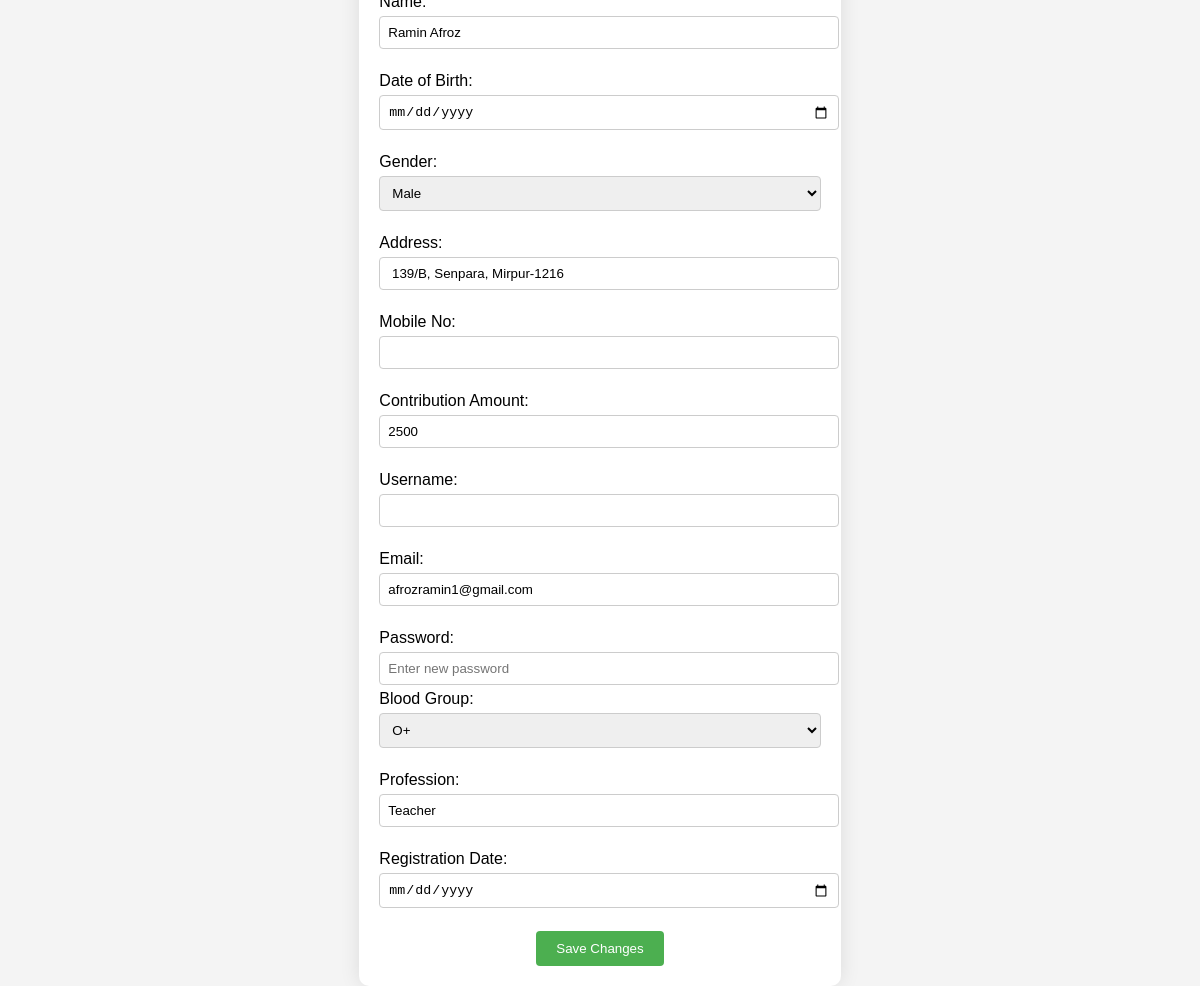
Page /edit_donor.php?id=105600005 on the committed database.
### tables this page shows
CREATE TABLE `donor_profile` (
  `Donor_ID` varchar(11) NOT NULL,
  `Name` varchar(50) DEFAULT NULL,
  `Date_of_Birth` varchar(9) DEFAULT NULL,
  `Gender` varchar(1) DEFAULT NULL,
  `Address` varchar(50) DEFAULT NULL,
  `Contributed_Amount` varchar(11) DEFAULT NULL,
  `Email` varchar(50) DEFAULT NULL,
  `Blood_Group` varchar(2) DEFAULT NULL,
  `Profession` varchar(50) DEFAULT NULL,
  `Registration_Date` varchar(9) DEFAULT NULL
);

### edit_donor.php (the view, shortened to what this page needs)
<!DOCTYPE html>
<html lang="en">
<head>
</head>
<body>
    <div class="form-container">
        <?php
        include 'connect.php';
        if (isset($_GET['id'])) {
            $donorId = $_GET['id'];
            $sql = "SELECT * FROM donor_profile WHERE Donor_ID='$donorId'";
            $result = $conn->query($sql);
            if ($result->num_rows > 0) {
                $row = $result->fetch_assoc();
        ?>
        <form action="update_donor.php" method="POST">
            Donor ID: <input type="text" name="donor_id" value="<?php echo $row['Donor_ID']; ?>" readonly><br><br>
            Name: <input type="text" name="name" value="<?php echo $row['Name']; ?>"><br><br>
            Date of Birth: <input type="date" name="date_of_birth" value="<?php echo $row['Date_of_Birth']; ?>"><br><br>
            Gender:
            <select name="gender">
                <?php
                    $genders = ["Male", "Female", "Other"];
                    foreach ($genders as $g) {
                        $selected = ($row['Gender'] == $g) ? 'selected' : '';
                        echo "<option value=\"$g\" $selected>$g</option>";
                    }
                ?>
            </select><br><br>
            Address: <input type="text" name="address" value="<?php echo $row['Address']; ?>"><br><br>
            Mobile No: <input type="text" name="contact_no" value="<?php echo $row['Contact_No']; ?>"><br><br>
            Contribution Amount: <input type="text" name="contributed_amount" value="<?php echo $row['Contributed_Amount']; ?>"><br><br>
			Username: <input type="text" name="username" value="<?php echo $row['Username']; ?>"><br><br>
            Email: <input type="text" name="email" value="<?php echo $row['Email']; ?>"><br><br>
            Password:
            <input type="text" name="password" placeholder="Enter new password">
            Blood Group:
            <select name="blood_group">
                <?php
                    $bloodGroups = ["A+", "A-", "B+", "B-", "O+", "O-", "AB+", "AB-"];
                    foreach ($bloodGroups as $group) {
                        $selected = ($row['Blood_Group'] == $group) ? 'selected' : '';
                        echo "<option value=\"$group\" $selected>$group</option>";
                    }
                ?>
            </select><br><br>
            Profession: <input type="text" name="profession" value="<?php echo $row['Profession']; ?>"><br><br>
            Registration Date: <input type="date" name="registration_date" value="<?php echo $row['Registration_Date']; ?>"><br><br>
            <input type="submit" value="Save Changes">
        </form>
        <?php
            } else {
                echo "No donor found with ID: $donorId";
            }
        } else {
            echo "Donor ID not provided.";
        }
        ?>
    </div>
</body>
</html>

### edit_donor.php (style rules this page uses)
body { font-family: Arial, sans-serif; background-color: #f4f4f4; margin: 0; padding: 0; display: flex; justify-content: center; align-items: center; height: 100vh; }
.form-container { background-color: #fff; padding: 20px; border-radius: 10px; box-shadow: 0 0 20px rgba(0, 0, 0, 0.1); }
input[type="text"], select, input[type="date"], input[type="password"] { width: 100%; padding: 8px; margin: 5px 0; border: 1px solid #ccc; border-radius: 4px; }
input[type="submit"] { background-color: #4CAF50; color: white; padding: 10px 20px; border: none; border-radius: 4px; cursor: pointer; display: block; margin: 0 auto; }

### rows in the picture
donor_profile: name "Ramin Afroz", address "139/B, Senpara, Mirpur-1216", contributed_amount "2500", email "afrozramin1@gmail.com", profession "Teacher"

### other values in the picture
form field gender "Male"
form field blood_group "O+"
